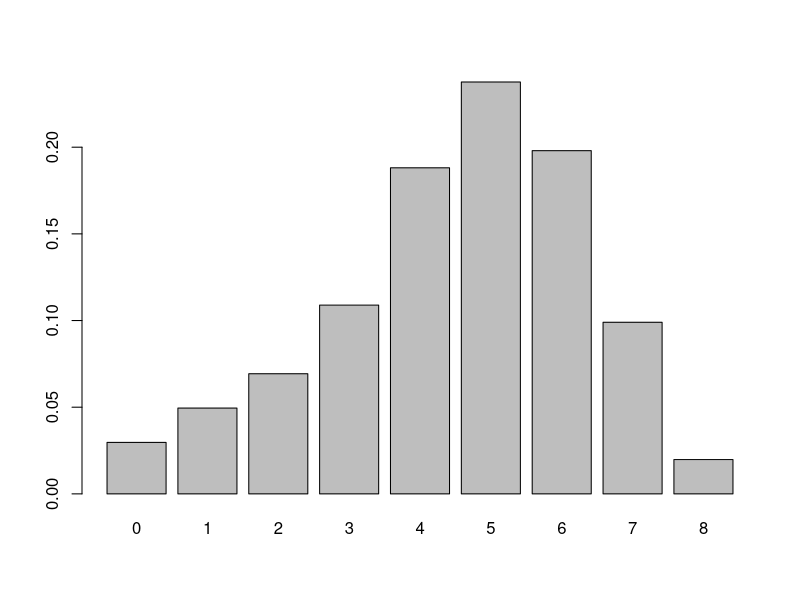

This chart was generated by the following R code:
N<-10
p<-1/2
reps<-100
start<-0
X<-numeric(reps+1)
X[1] = 0
for(i in 1:reps){
  if(X[i]==0){
    X[i+1] =1
  }else if(X[i]==N){
    X[i+1] = N-1
  }else{
    X[i+1] = X[i] + sample(c(-1,1),size=1,prob=c(p,1-p))
  }
}
est_pi<-summary(as.factor(X))/(reps+1)
barplot(est_pi)
